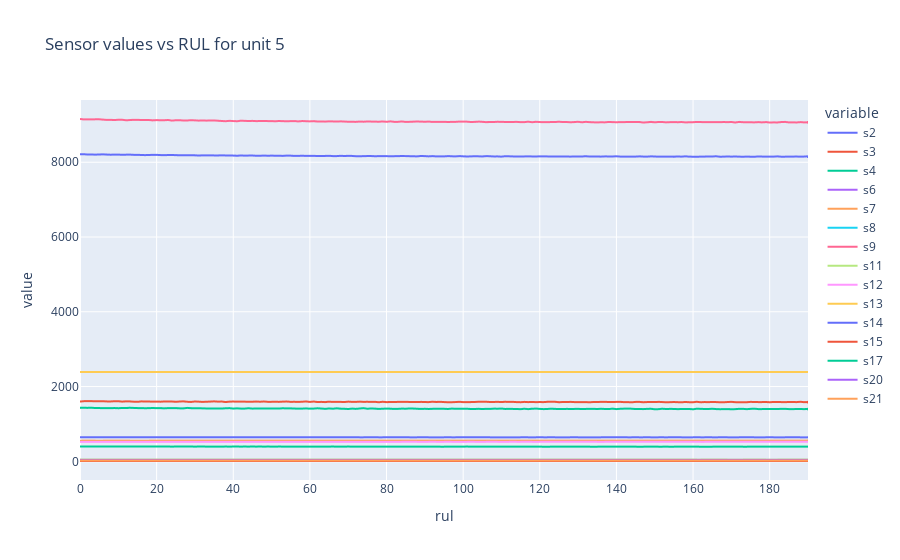

This figure's notebook cell:
### Code cell
# Plotting sensor values for a specific unit
specific_unit = 5
train_specific_unit = train[train['unit'] == specific_unit]
px.line(train_specific_unit, x='rul', y=p.sensor_cols, title=f'Sensor values vs RUL for unit {specific_unit}')

### Figure 1 — Plotly figure (JSON) as saved in the notebook; plotly's stock layout.template omitted (floating-point values rounded to 4 significant figures; data arrays with more than 128 entries replaced by an {"elided": "..."} marker saying what was removed)
{"data": [{"hovertemplate": "variable=s2<br>rul=%{x}<br>value=%{y}<extra></extra>", "legendgroup": "s2", "line": {"color": "#636efa", "dash": "solid"}, "marker": {"symbol": "circle"}, "mode": "lines", "name": "s2", "showlegend": true, "type": "scattergl", "x": {"elided": "269 int values"}, "xaxis": "x", "y": {"elided": "269 float values"}, "yaxis": "y"}, {"hovertemplate": "variable=s3<br>rul=%{x}<br>value=%{y}<extra></extra>", "legendgroup": "s3", "line": {"color": "#EF553B", "dash": "solid"}, "marker": {"symbol": "circle"}, "mode": "lines", "name": "s3", "showlegend": true, "type": "scattergl", "x": {"elided": "269 int values"}, "xaxis": "x", "y": {"elided": "269 float values"}, "yaxis": "y"}, {"hovertemplate": "variable=s4<br>rul=%{x}<br>value=%{y}<extra></extra>", "legendgroup": "s4", "line": {"color": "#00cc96", "dash": "solid"}, "marker": {"symbol": "circle"}, "mode": "lines", "name": "s4", "showlegend": true, "type": "scattergl", "x": {"elided": "269 int values"}, "xaxis": "x", "y": {"elided": "269 float values"}, "yaxis": "y"}, {"hovertemplate": "variable=s6<br>rul=%{x}<br>value=%{y}<extra></extra>", "legendgroup": "s6", "line": {"color": "#ab63fa", "dash": "solid"}, "marker": {"symbol": "circle"}, "mode": "lines", "name": "s6", "showlegend": true, "type": "scattergl", "x": {"elided": "269 int values"}, "xaxis": "x", "y": {"elided": "269 float values"}, "yaxis": "y"}, {"hovertemplate": "variable=s7<br>rul=%{x}<br>value=%{y}<extra></extra>", "legendgroup": "s7", "line": {"color": "#FFA15A", "dash": "solid"}, "marker": {"symbol": "circle"}, "mode": "lines", "name": "s7", "showlegend": true, "type": "scattergl", "x": {"elided": "269 int values"}, "xaxis": "x", "y": {"elided": "269 float values"}, "yaxis": "y"}, {"hovertemplate": "variable=s8<br>rul=%{x}<br>value=%{y}<extra></extra>", "legendgroup": "s8", "line": {"color": "#19d3f3", "dash": "solid"}, "marker": {"symbol": "circle"}, "mode": "lines", "name": "s8", "showlegend": true, "type": "scattergl", "x": {"elided": "269 int values"}, "xaxis": "x", "y": {"elided": "269 float values"}, "yaxis": "y"}, {"hovertemplate": "variable=s9<br>rul=%{x}<br>value=%{y}<extra></extra>", "legendgroup": "s9", "line": {"color": "#FF6692", "dash": "solid"}, "marker": {"symbol": "circle"}, "mode": "lines", "name": "s9", "showlegend": true, "type": "scattergl", "x": {"elided": "269 int values"}, "xaxis": "x", "y": {"elided": "269 float values"}, "yaxis": "y"}, {"hovertemplate": "variable=s11<br>rul=%{x}<br>value=%{y}<extra></extra>", "legendgroup": "s11", "line": {"color": "#B6E880", "dash": "solid"}, "marker": {"symbol": "circle"}, "mode": "lines", "name": "s11", "showlegend": true, "type": "scattergl", "x": {"elided": "269 int values"}, "xaxis": "x", "y": {"elided": "269 float values"}, "yaxis": "y"}, {"hovertemplate": "variable=s12<br>rul=%{x}<br>value=%{y}<extra></extra>", "legendgroup": "s12", "line": {"color": "#FF97FF", "dash": "solid"}, "marker": {"symbol": "circle"}, "mode": "lines", "name": "s12", "showlegend": true, "type": "scattergl", "x": {"elided": "269 int values"}, "xaxis": "x", "y": {"elided": "269 float values"}, "yaxis": "y"}, {"hovertemplate": "variable=s13<br>rul=%{x}<br>value=%{y}<extra></extra>", "legendgroup": "s13", "line": {"color": "#FECB52", "dash": "solid"}, "marker": {"symbol": "circle"}, "mode": "lines", "name": "s13", "showlegend": true, "type": "scattergl", "x": {"elided": "269 int values"}, "xaxis": "x", "y": {"elided": "269 float values"}, "yaxis": "y"}, {"hovertemplate": "variable=s14<br>rul=%{x}<br>value=%{y}<extra></extra>", "legendgroup": "s14", "line": {"color": "#636efa", "dash": "solid"}, "marker": {"symbol": "circle"}, "mode": "lines", "name": "s14", "showlegend": true, "type": "scattergl", "x": {"elided": "269 int values"}, "xaxis": "x", "y": {"elided": "269 float values"}, "yaxis": "y"}, {"hovertemplate": "variable=s15<br>rul=%{x}<br>value=%{y}<extra></extra>", "legendgroup": "s15", "line": {"color": "#EF553B", "dash": "solid"}, "marker": {"symbol": "circle"}, "mode": "lines", "name": "s15", "showlegend": true, "type": "scattergl", "x": {"elided": "269 int values"}, "xaxis": "x", "y": {"elided": "269 float values"}, "yaxis": "y"}, {"hovertemplate": "variable=s17<br>rul=%{x}<br>value=%{y}<extra></extra>", "legendgroup": "s17", "line": {"color": "#00cc96", "dash": "solid"}, "marker": {"symbol": "circle"}, "mode": "lines", "name": "s17", "showlegend": true, "type": "scattergl", "x": {"elided": "269 int values"}, "xaxis": "x", "y": {"elided": "269 int values"}, "yaxis": "y"}, {"hovertemplate": "variable=s20<br>rul=%{x}<br>value=%{y}<extra></extra>", "legendgroup": "s20", "line": {"color": "#ab63fa", "dash": "solid"}, "marker": {"symbol": "circle"}, "mode": "lines", "name": "s20", "showlegend": true, "type": "scattergl", "x": {"elided": "269 int values"}, "xaxis": "x", "y": {"elided": "269 float values"}, "yaxis": "y"}, {"hovertemplate": "variable=s21<br>rul=%{x}<br>value=%{y}<extra></extra>", "legendgroup": "s21", "line": {"color": "#FFA15A", "dash": "solid"}, "marker": {"symbol": "circle"}, "mode": "lines", "name": "s21", "showlegend": true, "type": "scattergl", "x": {"elided": "269 int values"}, "xaxis": "x", "y": {"elided": "269 float values"}, "yaxis": "y"}], "layout": {"legend": {"title": {"text": "variable"}, "tracegroupgap": 0}, "title": {"text": "Sensor values vs RUL for unit 5"}, "xaxis": {"anchor": "y", "domain": [0, 1], "title": {"text": "rul"}}, "yaxis": {"anchor": "x", "domain": [0, 1], "title": {"text": "value"}}}}
